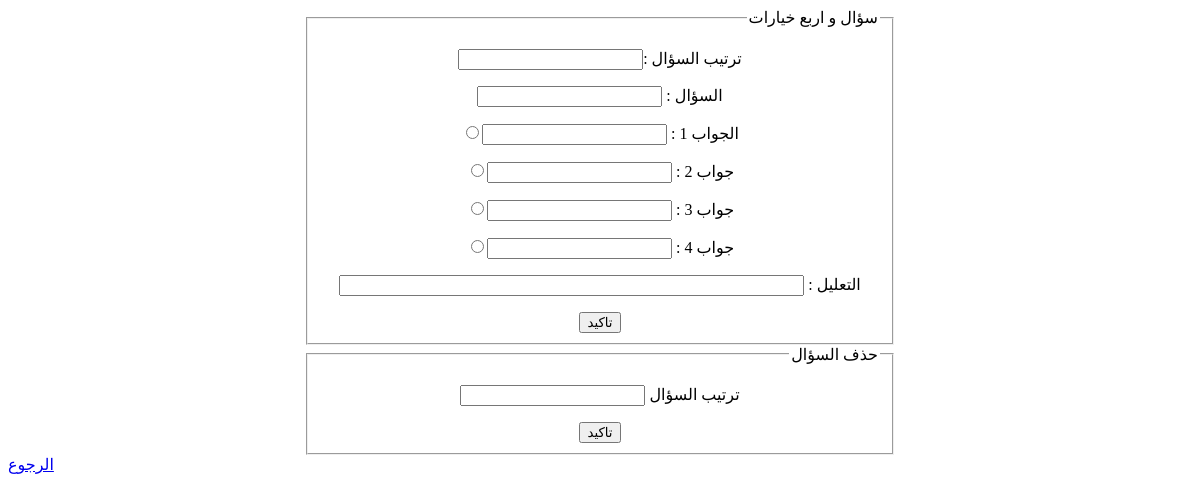
The app's page /firstyear/main/firstsemester/ResearchSeeds/AResearchSeeds/AResearchSeedsGM/AResearchSeedsG, older data.
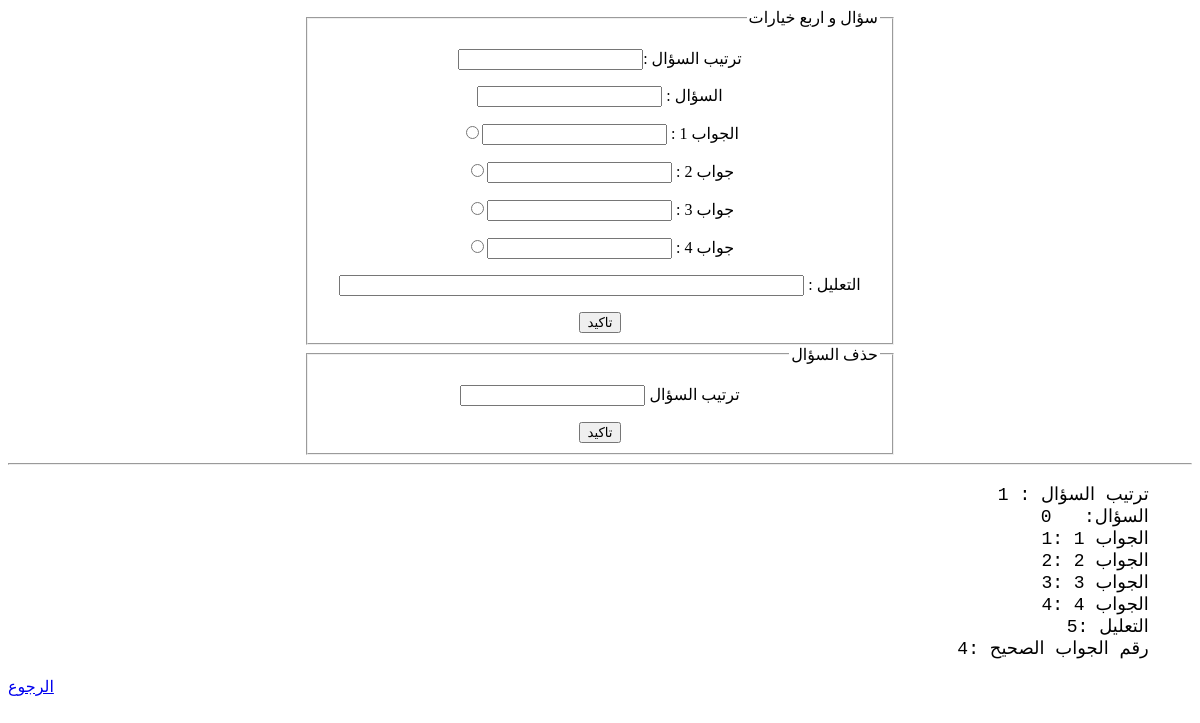
The same page, newer data.
### firstyear/models.py (models this page shows)
class AResearchSeedsG(models.Model):
    ExNo = models.ForeignKey(AResearchSeedsGM, on_delete=models.CASCADE, default=1)
    question = models.TextField(null=False)
    ans1 = models.TextField(null=False)
    ans2 = models.TextField(null=False)
    ans3 = models.TextField(null=False)
    ans4 = models.TextField(null=False)
    why = models.TextField(default='')
    No_true = models.IntegerField(default=1, null=False)
    number = models.IntegerField(default=1, null=False)
    class Meta:
        ordering = ['number']

### firstyear/views.py (the view, shortened to what this page needs)
# urls.py: path('main/firstsemester/ResearchSeeds/AResearchSeeds/AResearchSeedsGM/AResearchSeedsG', views.AResearchSeedsG, name='AResearchSeedsG'),
def AResearchSeedsG(request):
    db = ARSGM.objects.first()
    list = ARSG.objects.all()
    return render(request, 'firstyear/ResearchSeeds/AResearchSeedsG.html', {'names': list})

### templates/firstyear/ResearchSeeds/AResearchSeedsG.html (shortened to what this page needs)
<!DOCTYPE html>
<html lang="en">
<head>
</head>
<body>
<div style="text-align: center;">
<center>
    <div align="center" style="width: 50%; height:50%">
        <form method="POST" style="align-items: center">
            <fieldset dir="rtl">
                <legend>سؤال و اربع خيارات</legend>
                <p>
                    <label>ترتيب السؤال :<input name="number" type="number"></label>
                </p>
                <p>
                    <label>السؤال : <input name="question" type="text"/></label>
                </p>
                <p>
                    <label>الجواب 1 : <input name="ans1" type="text"/></label><input name="No" type="radio" value=1>
                </p>
                <p>
                    <label>جواب 2 : <input name="ans2" type="text"/></label><input name="No" type="radio" value=2>
                </p>
                <p>
                    <label>جواب 3 : <input name="ans3" type="text"/></label><input name="No" type="radio" value=3>
                </p>
                <p>
                    <label>جواب 4 : <input name="ans4" type="text"/></label><input name="No" type="radio" value=4>
                </p>
                <p>
                    <label>التعليل : <input name="why" size="55px;" type="text"/></label>
                </p>
                <input name="add" type="submit" value="تاكيد">
            </fieldset>
        </form>
    </div>
    </center>
</div>
<div style="text-align: center;">
<center>
    <div align="center" style="width: 50%; height:50%">
        <form method="POST">
            <fieldset dir="rtl">
                <legend>حذف السؤال</legend>
                <p>
                    <label>ترتيب السؤال <input name="number" type="number"/></label>
                </p>
                <input name="delete" type="submit" value="تاكيد">
            </fieldset>
        </form>
    </div>
    </center>
</div>
<div align="right" dir="rtl" >
{%for x in names%}
    <hr>
    <pre style="font-size: 18px">
    ترتيب السؤال : {{x.number}}
    السؤال:   {{x.question}}
    الجواب 1 :{{x.ans1}}
    الجواب 2 :{{x.ans2}}
    الجواب 3 :{{x.ans3}}
    الجواب 4 :{{x.ans4}}
    التعليل :{{x.why}}
    رقم الجواب الصحيح :{{x.No_true}}
</pre>
{% endfor %}
    </div>
<a href="{% url 'AResearchSeedsGM'%}">الرجوع</a>
</body>
</html>

Row changes from the older to the newer data that the page shows:
added AResearchSeedsG: number "1", question "0", ans1 "1", ans2 "2", ans3 "3", ans4 "4", why "5", No_true "4"
